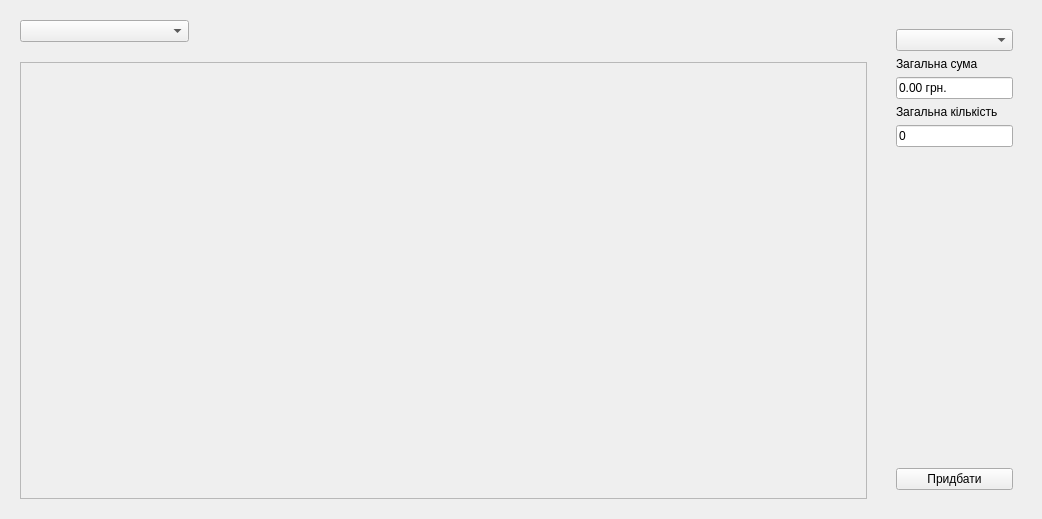
<?xml version="1.0" encoding="UTF-8"?>
<ui version="4.0">
 <class>BuyProduct</class>
 <widget class="QWidget" name="BuyProduct">
  <property name="geometry">
   <rect>
    <x>0</x>
    <y>0</y>
    <width>1042</width>
    <height>519</height>
   </rect>
  </property>
  <property name="windowTitle">
   <string>Form</string>
  </property>
  <property name="styleSheet">
   <string notr="true">
QWidget#scrollAreaWidgetContents{
	background-color: transparent;
}</string>
  </property>
  <layout class="QHBoxLayout" name="horizontalLayout_2">
   <property name="spacing">
    <number>20</number>
   </property>
   <property name="leftMargin">
    <number>20</number>
   </property>
   <property name="topMargin">
    <number>20</number>
   </property>
   <property name="rightMargin">
    <number>20</number>
   </property>
   <property name="bottomMargin">
    <number>20</number>
   </property>
   <item>
    <layout class="QVBoxLayout" name="verticalLayout_2">
     <item>
      <layout class="QHBoxLayout" name="horizontalLayout">
       <item>
        <widget class="QComboBox" name="comboBoxSupplier">
         <property name="placeholderText">
          <string>Виберіть постачальника</string>
         </property>
        </widget>
       </item>
       <item>
        <spacer name="horizontalSpacer">
         <property name="orientation">
          <enum>Qt::Horizontal</enum>
         </property>
         <property name="sizeHint" stdset="0">
          <size>
           <width>40</width>
           <height>20</height>
          </size>
         </property>
        </spacer>
       </item>
      </layout>
     </item>
     <item>
      <widget class="QScrollArea" name="scrollArea">
       <property name="widgetResizable">
        <bool>true</bool>
       </property>
       <widget class="QWidget" name="scrollAreaWidgetContents">
        <property name="geometry">
         <rect>
          <x>0</x>
          <y>0</y>
          <width>850</width>
          <height>443</height>
         </rect>
        </property>
        <layout class="QVBoxLayout" name="verticalLayout">
         <property name="spacing">
          <number>20</number>
         </property>
         <property name="leftMargin">
          <number>0</number>
         </property>
         <property name="topMargin">
          <number>0</number>
         </property>
         <property name="rightMargin">
          <number>0</number>
         </property>
         <property name="bottomMargin">
          <number>0</number>
         </property>
         <item>
          <spacer name="verticalSpacer">
           <property name="orientation">
            <enum>Qt::Vertical</enum>
           </property>
           <property name="sizeHint" stdset="0">
            <size>
             <width>20</width>
             <height>40</height>
            </size>
           </property>
          </spacer>
         </item>
        </layout>
       </widget>
      </widget>
     </item>
    </layout>
   </item>
   <item>
    <widget class="QWidget" name="buyProductAndInfo" native="true">
     <layout class="QVBoxLayout" name="verticalLayout_16">
      <item>
       <widget class="QComboBox" name="comboBox">
        <property name="sizePolicy">
         <sizepolicy hsizetype="Preferred" vsizetype="Fixed">
          <horstretch>0</horstretch>
          <verstretch>0</verstretch>
         </sizepolicy>
        </property>
        <property name="maximumSize">
         <size>
          <width>16777215</width>
          <height>16777215</height>
         </size>
        </property>
        <property name="maxVisibleItems">
         <number>10</number>
        </property>
        <property name="placeholderText">
         <string>Виберіть товар</string>
        </property>
       </widget>
      </item>
      <item>
       <layout class="QVBoxLayout" name="verticalLayout_14">
        <item>
         <widget class="QLabel" name="label_3">
          <property name="sizePolicy">
           <sizepolicy hsizetype="Fixed" vsizetype="Fixed">
            <horstretch>0</horstretch>
            <verstretch>0</verstretch>
           </sizepolicy>
          </property>
          <property name="text">
           <string>Загальна сума</string>
          </property>
         </widget>
        </item>
        <item>
         <widget class="QLineEdit" name="sumPrice">
          <property name="sizePolicy">
           <sizepolicy hsizetype="Preferred" vsizetype="Fixed">
            <horstretch>0</horstretch>
            <verstretch>0</verstretch>
           </sizepolicy>
          </property>
          <property name="maximumSize">
           <size>
            <width>16777215</width>
            <height>16777215</height>
           </size>
          </property>
          <property name="text">
           <string>0.00 грн.</string>
          </property>
          <property name="readOnly">
           <bool>true</bool>
          </property>
         </widget>
        </item>
       </layout>
      </item>
      <item>
       <layout class="QVBoxLayout" name="verticalLayout_15">
        <item>
         <widget class="QLabel" name="label_6">
          <property name="sizePolicy">
           <sizepolicy hsizetype="Fixed" vsizetype="Fixed">
            <horstretch>0</horstretch>
            <verstretch>0</verstretch>
           </sizepolicy>
          </property>
          <property name="text">
           <string>Загальна кількість </string>
          </property>
         </widget>
        </item>
        <item>
         <widget class="QLineEdit" name="sumCount">
          <property name="sizePolicy">
           <sizepolicy hsizetype="Preferred" vsizetype="Fixed">
            <horstretch>0</horstretch>
            <verstretch>0</verstretch>
           </sizepolicy>
          </property>
          <property name="maximumSize">
           <size>
            <width>16777215</width>
            <height>16777215</height>
           </size>
          </property>
          <property name="text">
           <string>0</string>
          </property>
          <property name="readOnly">
           <bool>true</bool>
          </property>
         </widget>
        </item>
       </layout>
      </item>
      <item>
       <spacer name="verticalSpacer_9">
        <property name="orientation">
         <enum>Qt::Vertical</enum>
        </property>
        <property name="sizeHint" stdset="0">
         <size>
          <width>20</width>
          <height>40</height>
         </size>
        </property>
       </spacer>
      </item>
      <item>
       <widget class="QPushButton" name="buttonPurchaseProduct">
        <property name="text">
         <string>Придбати</string>
        </property>
       </widget>
      </item>
     </layout>
    </widget>
   </item>
  </layout>
 </widget>
 <resources/>
 <connections/>
</ui>
